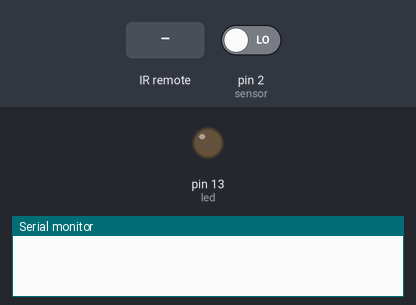
Bench run of a sketch on a simulated Arduino Uno, built with avr-gcc and run on an emulated ATmega328P. Parts: output pins drawn as LEDs (lit = HIGH), the last lines printed to the serial monitor. Inputs (shaded band) come from the test bench; at power-on: pin 2 (sensor) LOW.

Above: at 1.2 s.
1.3 s: pin 2 (sensor) driven HIGH
At 4.0 s:
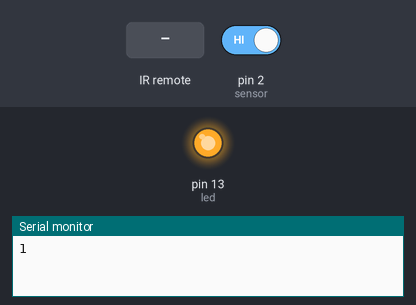
4.3 s: infrared code 0xFFE01F received
At 4.7 s:
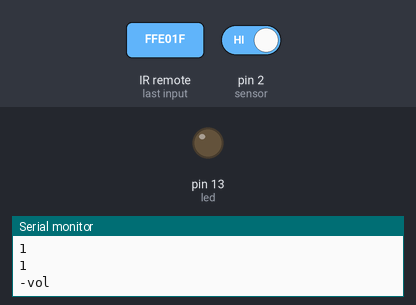
7.8 s: pin 2 (sensor) driven LOW
At 9.1 s:
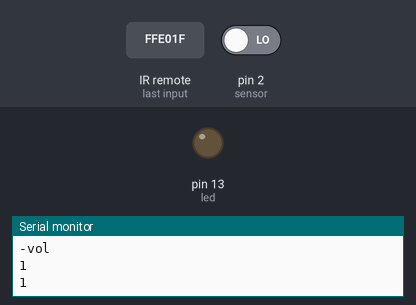
Timing chart, 0 to 10.8 s (numbered marks = the images above; inputs shaded):
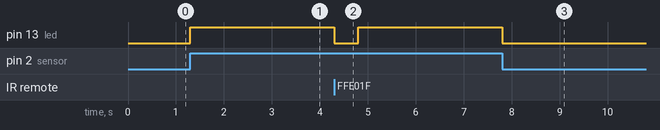

Measured:
- after the input at 1.3 s, pin 13 (led): LOW → HIGH at once
- after the input at 4.3 s, pin 13 (led): HIGH → LOW at once, → HIGH 0.50 s later
- after the input at 7.8 s, pin 13 (led): HIGH → LOW at once

The sketch:

sketch_tannery_arduino.ino
```cpp
#include <IRremote.h>        //Library IR
int led = 13;                //LED for send process
int sensor = 2;              //PIN for sensor PIR
int state = LOW;
int val = 0;                 // variable to store the sensor status (value)
const int RECV_PIN = 7;
IRrecv irrecv(RECV_PIN);
decode_results results;
unsigned long key_value = 0;


void setup() {
  pinMode(led, OUTPUT);      // initalize LED as an output
  pinMode(sensor, INPUT);    // initialize sensor as an input
  irrecv.enableIRIn();
  irrecv.blink13(true);
  Serial.begin(9600);        // initialize serial
}

void loop() {
  val = digitalRead(sensor);   // read sensor value
  if (val == HIGH) {           // check if the sensor is HIGH
    digitalWrite(led, HIGH);   // turn LED ON
    delay(1500);
    Serial.println(1);         // print information for Raspberry Pi
    digitalWrite(led, LOW);    // turn LED OFF
  }

  if (irrecv.decode(&results)) {     // check if any remote's button pressed

    if (results.value == 0XFFFFFFFF)
      results.value = key_value;

    switch (results.value) {         // case for Raspberry Pi which button pressed
      case 0xFFE01F:
        Serial.println("-vol");      //volume down information for RPi
        delay(500);
        break;
      case 0xFFA857:
        Serial.println("+vol");      //volume up information for RPi
        delay(500);
        break;
      case 0xFFC23D:
        Serial.println("mute");      //mute information for RPi
        delay(500);
        break;
      case 0xFF30CF:
        Serial.println("a");         //front speakers  volume mode
        delay(500);
        break;
      case 0xFF18E7:
        Serial.println("b");         //back speakers volume mode
        delay(500);
        break;
      case 0xFF7A85:
        Serial.println("c");         //off speakers volume mode
        delay(500);
        break;
    }
    key_value = results.value;
    irrecv.resume();
  }
}
```
